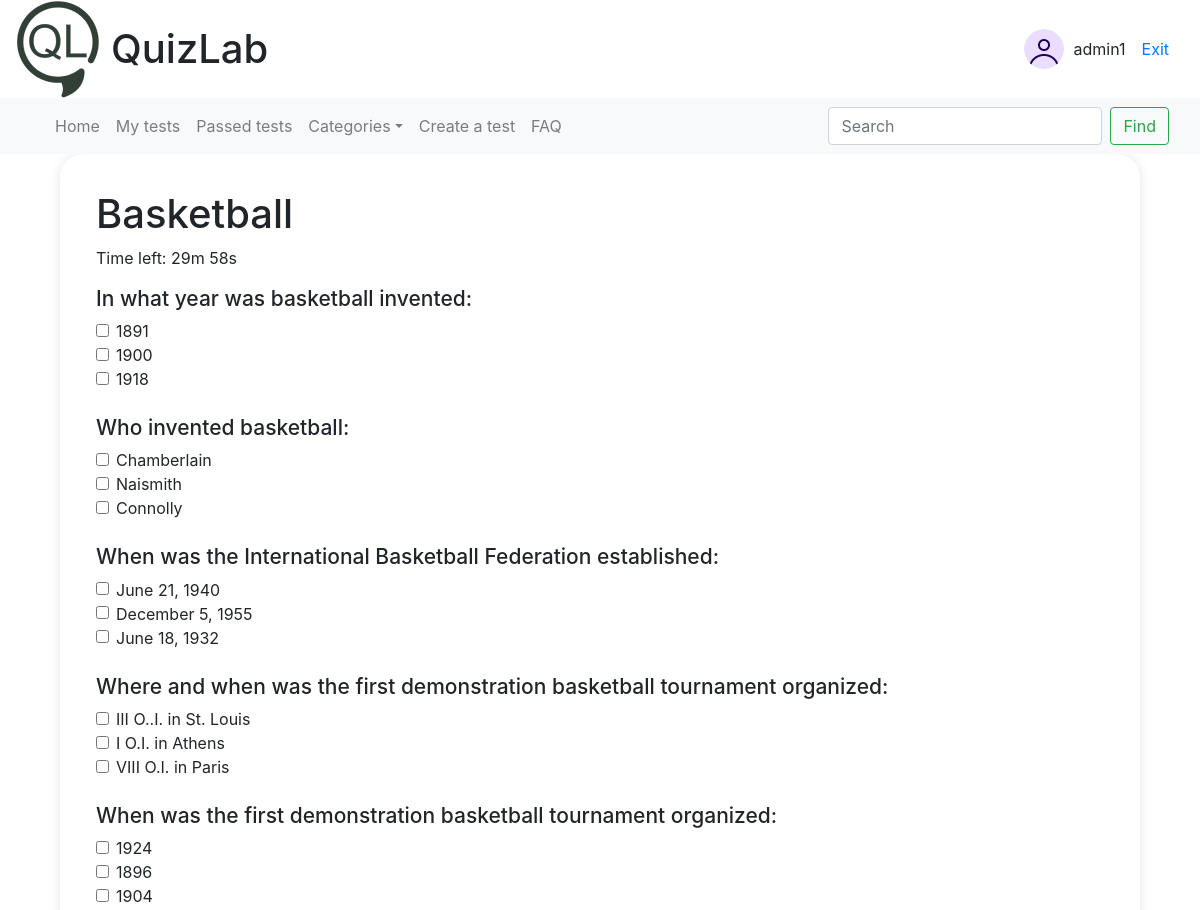
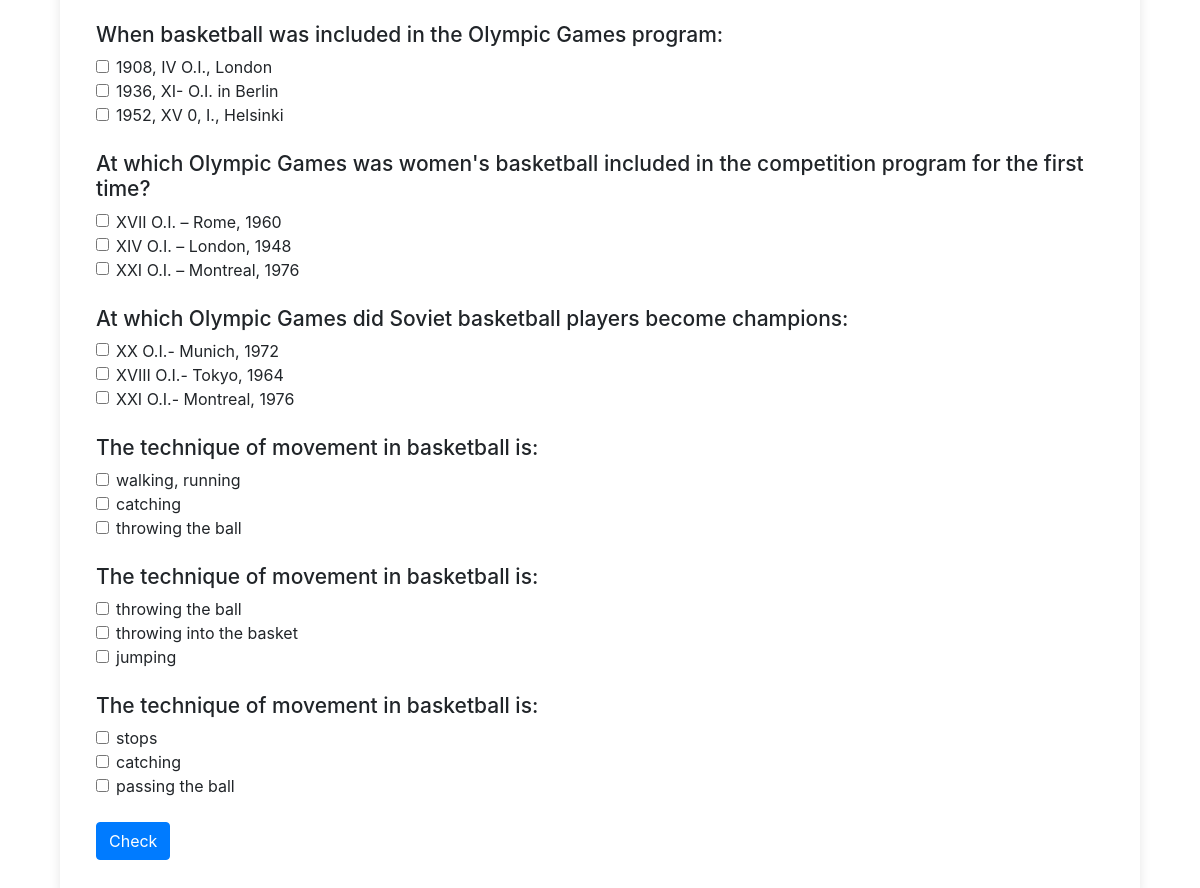
The page /test/9/passing_the_test/ (signed in) on the database its author committed (2 pictures, top to bottom).
### test/models.py (models this page shows, shortened)
class Test(models.Model):
    name = models.CharField(max_length=100)
    time_for_pass = models.IntegerField()
    author = models.ForeignKey(User, on_delete=models.CASCADE)
    category = models.ForeignKey(Category, on_delete=models.CASCADE)
    class Meta:
        verbose_name = 'Тест'
        verbose_name_plural = 'Тесты'

class Question(models.Model):
    name = models.CharField(max_length=100)
    test = models.ForeignKey(Test, on_delete=models.CASCADE)
    class Meta:
        ordering = ['id']
        verbose_name = 'Вопрос'
        verbose_name_plural = 'Вопросы'

class Answer(models.Model):
    name = models.CharField(max_length=100)
    correct = models.BooleanField(default=False)
    question = models.ForeignKey(Question, on_delete=models.CASCADE)
    class Meta:
        verbose_name = 'Ответ'
        verbose_name_plural = 'Ответы'

### test/views.py (the view, shortened to what this page needs)
# urls.py: path('test/<int:id>/passing_the_test/', views.passing_the_test, name='passing_the_test'),
@login_required
def passing_the_test(request, id):
    test = get_object_or_404(Test, id=id)
    questions = test.question_set.all()
    time_for_pass = test.time_for_pass
    result = None
    user_answers = []
    context = {
        'test': test,
        'questions': questions,
        'user_answers': user_answers,
        'result': result,
        'time_for_pass': time_for_pass
    }
    return render(request, 'test/passing_the_test.html', context)

### test/templates/test/passing_the_test.html (shortened to what this page needs)
{% extends 'test/base.html' %}
{% block content %}
    <h1>{{ test.name }}</h1>
    <p id="countdown">Time left: {{ time_for_pass }}</p>
    <form id="testForm" method="post" action="/test/{{ test.id }}/results/">
        {% for question in questions %}
            <h2 class="question-text">{{ question.name }}</h2>
            {% for answer in question.answer_set.all %}
                <div class="form-check">
                    <input type="checkbox"
                           name="answer_{{ question.id }}"
                           class="form-check-input"
                           id="answer{{ answer.id }}"
                           value="{{ answer.id }}"
                           {% if answer.id in user_answers %}checked{% endif %}>
                    <label for="answer{{ answer.id }}" class="form-check-label">{{ answer.name }}</label>
                </div>
            {% endfor %}
            <br>
        {% endfor %}
        <button type="submit" class="btn btn-primary">Check</button>
    </form>
{% endblock %}

### test/templates/test/base.html (shortened to what this page needs)
{% load static %}
<html lang="en">
<head>
    <link rel="stylesheet" href="//maxcdn.bootstrapcdn.com/bootstrap/4.3.1/css/bootstrap.min.css">
    <link rel="stylesheet" href="//maxcdn.bootstrapcdn.com/bootstrap/4.3.1/css/bootstrap-theme.min.css">
</head>
<body>
    <header class="header container-fluid">
        <div class="row align-items-center">
            <div class="col-8 col-md-6 d-flex align-items-center">
                <img src="{% static 'test/img/Logo.png' %}" alt="Иконка сайта" class="site-icon">
                <h1 class="site-title"><a href="/">QuizLab</a></h1>
            </div>
            {% if user.is_authenticated %}
            <div class="col-4 col-md-6 d-flex justify-content-end align-items-center">
                <div class="user-card d-flex align-items-center">
                    <img src="{% static 'test/img/avatar.png' %}" alt="Profile photo" class="profile-photo">
                    <span>{{ user.username }}</span>
                    <a class="nav-link" href="/account/logout/">Exit</a>
                </div>
            </div>
        </div>
    </header>
    <nav id="navbar-example2" class="navbar navbar-expand-lg navbar-light bg-light container-fluid">
        <div class="container-fluid">
            <div class="navbar-collapse">
                <ul class="navbar-nav mr-auto">
                    <li class="nav-item">
                        <a class="nav-link" href="/">Home</a>
                    </li>
                    <li class="nav-item">
                        <a class="nav-link" href="{% url 'my_tests' %}">My tests</a>
                    </li>
                    <li class="nav-item">
                        <a class="nav-link" href="/test/passed_tests">Passed tests</a>
                    </li>
                    <li class="nav-item dropdown">
                        <a class="nav-link dropdown-toggle" href="#">Categories</a>
                    </li>
                    <li class="nav-item">
                        <a class="nav-link" href="{% url 'create_test' %}">Сreate a test</a>
                    </li>
                    <li class="nav-item">
                        <a class="nav-link" href="{% url 'FAQ' %}">FAQ</a>
                    </li>
                </ul>
                <form class="form-inline my-2 my-lg-0" action="{% url 'search_tests' %}" method="get">
                    <input class="form-control mr-sm-2" type="text" name="q" placeholder="Search" aria-label="Search">
                    <button class="btn btn-outline-success my-2 my-sm-0" type="submit">Find</button>
                </form>
            </div>
        </div>
    </nav>
{% endif %}
    <div class="container">
        {% block content %}
        {% endblock %}
    </div>
</body>
</html>

### rows shown on the page
Test: name "Basketball"
Question: name "In what year was basketball invented:"
Answer: name "1891"
Answer: name "1900"
Answer: name "1918"
Question: name "Who invented basketball:"
Answer: name "Chamberlain"
Answer: name "Naismith"
Answer: name "Connolly"
Question: name "When was the International Basketball Federation established:"
Answer: name "June 21, 1940"
Answer: name "December 5, 1955"
Answer: name "June 18, 1932"
Question: name "Where and when was the first demonstration basketball tournament organized:"
Answer: name "III O..I. in St. Louis"
Answer: name "I O.I. in Athens"
Answer: name "VIII O.I. in Paris"
Question: name "When was the first demonstration basketball tournament organized:"
Answer: name "1924"
Answer: name "1896"
Answer: name "1904"
Question: name "When basketball was included in the Olympic Games program:"
Answer: name "1908, IV O.I., London"
Answer: name "1936, XI- O.I. in Berlin"
Answer: name "1952, XV 0, I., Helsinki"
Question: name "At which Olympic Games was women's basketball included in the competition program for the first time?"
Answer: name "XVII O.I. – Rome, 1960"
Answer: name "XIV O.I. – London, 1948"
Answer: name "XXI O.I. – Montreal, 1976"
Question: name "At which Olympic Games did Soviet basketball players become champions:"
Answer: name "XX O.I.- Munich, 1972"
Answer: name "XVIII O.I.- Tokyo, 1964"
Answer: name "XXI O.I.- Montreal, 1976"
Question: name "The technique of movement in basketball is:"
Answer: name "walking, running"
Answer: name "catching"
Answer: name "throwing the ball"
Question: name "The technique of movement in basketball is:"
Answer: name "throwing the ball"
Answer: name "throwing into the basket"
Answer: name "jumping"
Question: name "The technique of movement in basketball is:"
Answer: name "stops"
Answer: name "catching"
Answer: name "passing the ball"

### other values the page prints
{{ user.username }} "admin1"
